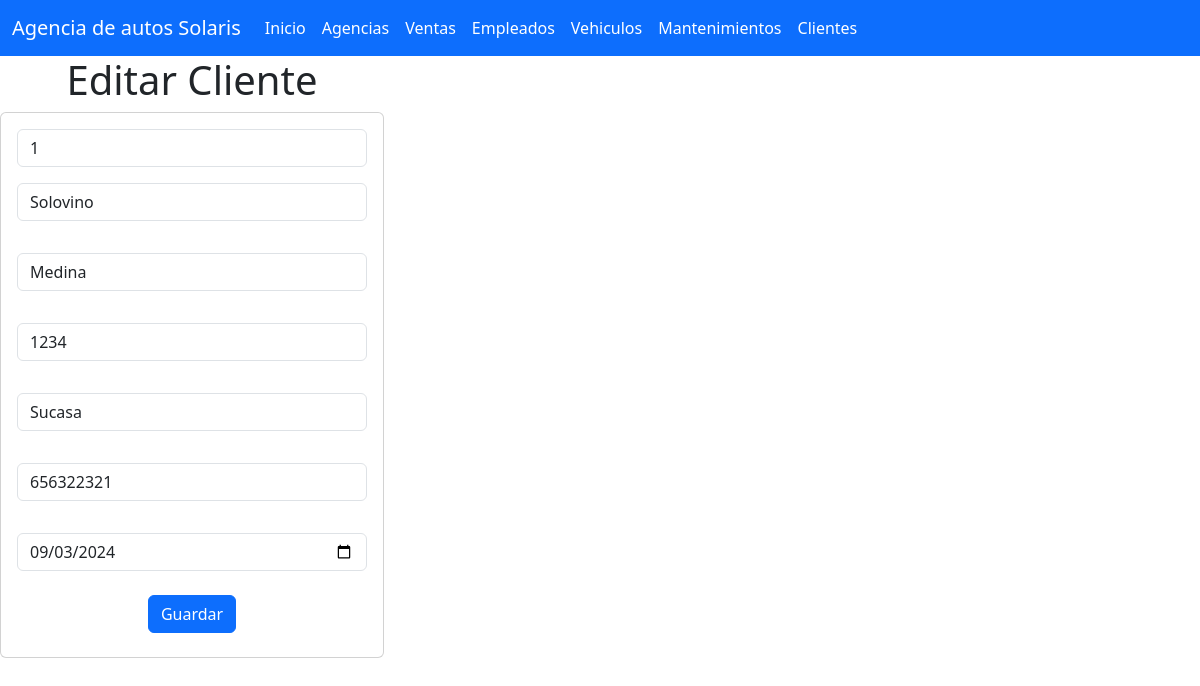
The app's page /cliente_app/seleccionarCliente/1 with its own data.
### cliente_app/models.py (models this page shows, shortened)
class Cliente(models.Model):
    id_cliente = models.IntegerField(primary_key=True)
    nombre = models.CharField(max_length=255)
    apellido = models.CharField(max_length=255)
    dni = models.IntegerField()
    direccion = models.CharField(max_length=255)
    telefono = models.IntegerField()
    fecha_nacimiento = models.DateField()

### cliente_app/views.py (the view)
# urls.py: path("seleccionarCliente/<id_cliente>",views.seleccionarCliente,name="seleccionarCliente"),
def seleccionarCliente(request, id_cliente):
    cliente = Cliente.objects.get(id_cliente=id_cliente)
    return render(request, "editarClientes.html", {"misclientes": cliente})

### cliente_app/templates/editarClientes.html (shortened to what this page needs)
{% extends "base.html" %}
{% load static %}
{% block cuerpo %}
<div class="row">
  <div class="col-sm-12 col-md-4 col-lg-4 col-xl-4">
    <h1>Editar Cliente</h1>
    <div class="card">
      <div class="card-body">
        <form action="{% url 'editarCliente'%}" method="POST">
          <div class="form-group">
            <input type="number" id="txtid_cliente" name="txtid_cliente" class="form-control" value="{{ misclientes.id_cliente }}" readonly>
          </div>
          <div class="form-group py-3">
            <input type="text" id="txtnombre" name="txtnombre" class="form-control" value="{{ misclientes.nombre }}" maxlength="255" required>
          </div>
          <div class="form-group py-3">
            <input type="text" id="txtapellido" name="txtapellido" class="form-control" value="{{ misclientes.apellido }}" maxlength="255" required>
          </div>
          <div class="form-group py-3">
            <input type="number" id="numdni" name="numdni" class="form-control" value="{{ misclientes.dni }}" required>
          </div>
          <div class="form-group py-3">
            <input type="text" id="txtdireccion" name="txtdireccion" class="form-control" value="{{ misclientes.direccion }}" required>
          </div>
          <div class="form-group py-3">
            <input type="number" id="numtelefono" name="numtelefono" class="form-control" value="{{ misclientes.telefono }}" required>
          </div>
          <div class="form-group py-3">
            <input type="date" id="datefecha_nacimiento" name="datefecha_nacimiento" class="form-control" value="{{ misclientes.fecha_nacimiento | date:'Y-m-d' }}" required>
          </div>
          <div class="form-group py-2">
            <button type="submit" class="btn btn-primary">Guardar</button>
          </div>
        </form>
      </div>
    </div>
  </div>
{% endblock %}

### records on screen
Cliente: txtid_cliente "1", txtnombre "Solovino", txtapellido "Medina", numdni "1234", txtdireccion "Sucasa", numtelefono "656322321", datefecha_nacimiento "09/03/2024"
